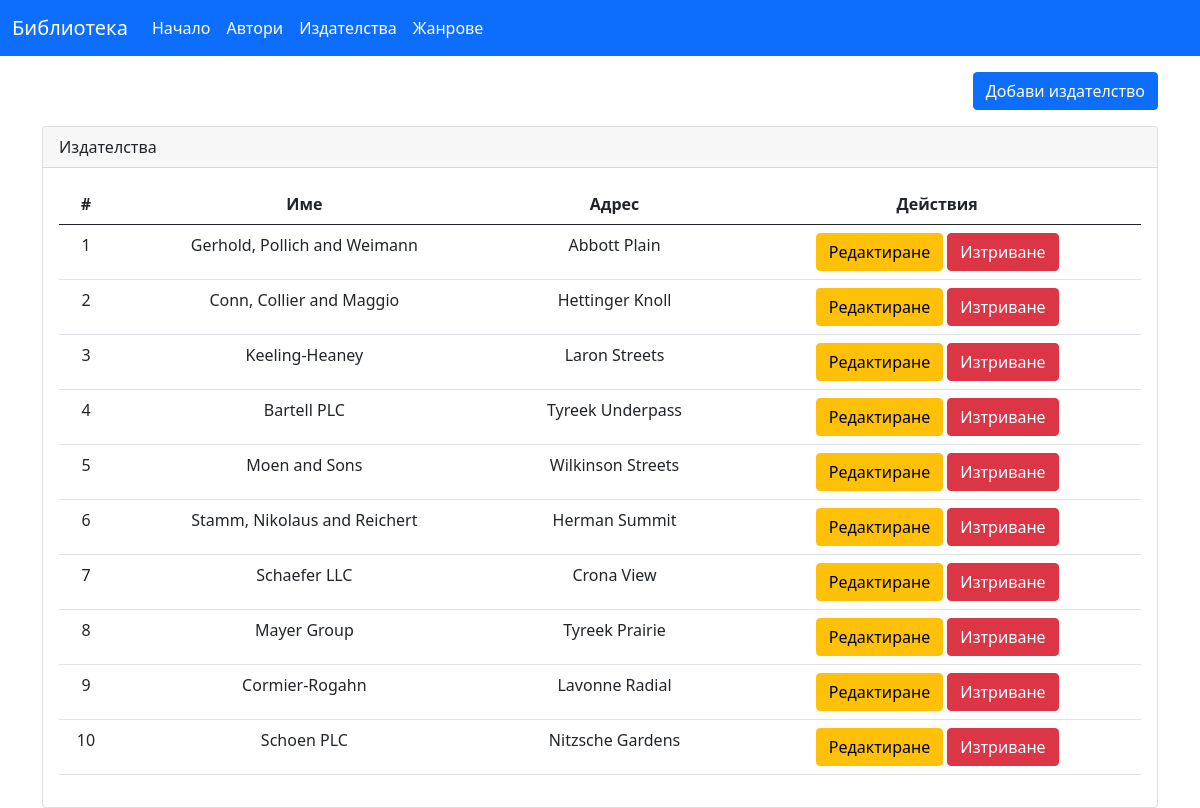
The page /publishers.php on the database its author committed.
### tables this page shows
CREATE TABLE `publishers` (
  `id` bigint(20) UNSIGNED NOT NULL,
  `name` varchar(255) NOT NULL,
  `address` varchar(255) NOT NULL,
  `created_at` timestamp NULL DEFAULT NULL,
  `updated_at` timestamp NULL DEFAULT NULL
);

### publishers.php (the view, shortened to what this page needs)
<?php
    require_once './includes/config.php';
    $result = $connection->query('SELECT * FROM publishers');
    $publishers = $result->fetch_all(MYSQLI_ASSOC);
?>
<!DOCTYPE html>
<html lang="en">
<head>
    <link href="https://cdn.jsdelivr.net/npm/bootstrap@5.0.0-beta3/dist/css/bootstrap.min.css" rel="stylesheet">
</head>
<body>
    <?php include_once './includes/navbar.php'; ?>
    <div class="container mt-3">
        <div class="row mt-3">
            <div class="col-md">
                <a class="btn btn-primary float-end">Добави издателство</a>
            </div>
        </div>
        <div class="row mt-3">
            <div class="col-md">
                <div class="card">
                    <div class="card-header">
                        Издателства
                    </div>
                    <div class="card-body">
                        <?php if(count($publishers) > 0) { ?>
                            <table class="table text-center">
                                <thead>
                                    <tr>
                                        <th>#</th>
                                        <th>Име</th>
                                        <th>Адрес</th>
                                        <th>Действия</th>
                                    </tr>
                                </thead>
                                <tbody>
                                    <?php foreach($publishers as $author) { ?>
                                        <tr>
                                            <td><?php echo $author['id']; ?></td>
                                            <td><?php echo $author['name']; ?></td>
                                            <td><?php echo $author['address']; ?></td>
                                            <td>
                                                <a href="#" class="btn btn-warning">Редактиране</a>
                                                <a href="#" class="btn btn-danger">Изтриване</a>
                                            </td>
                                        </tr>
                                    <?php } ?>
                                </tbody>
                            </table>
                        <?php } else { ?>
                            <div class="alert alert-warning" role="alert">
                                Няма данни в базата в момента!
                            </div>
                        <?php } ?>
                    </div>
                </div>
            </div>
        </div>
    </div>
</body>
</html>

### rows shown on the page
publishers: id "1", name "Gerhold, Pollich and Weimann", address "Abbott Plain"
publishers: id "2", name "Conn, Collier and Maggio", address "Hettinger Knoll"
publishers: id "3", name "Keeling-Heaney", address "Laron Streets"
publishers: id "4", name "Bartell PLC", address "Tyreek Underpass"
publishers: id "5", name "Moen and Sons", address "Wilkinson Streets"
publishers: id "6", name "Stamm, Nikolaus and Reichert", address "Herman Summit"
publishers: id "7", name "Schaefer LLC", address "Crona View"
publishers: id "8", name "Mayer Group", address "Tyreek Prairie"
publishers: id "9", name "Cormier-Rogahn", address "Lavonne Radial"
publishers: id "10", name "Schoen PLC", address "Nitzsche Gardens"
